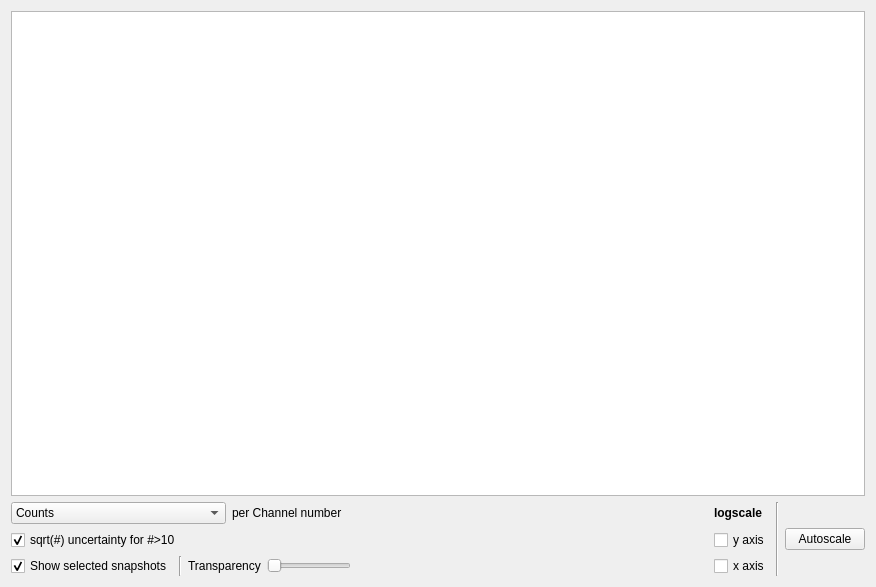
<?xml version="1.0" encoding="UTF-8"?>
<ui version="4.0">
 <class>Form</class>
 <widget class="QWidget" name="Form">
  <property name="geometry">
   <rect>
    <x>0</x>
    <y>0</y>
    <width>876</width>
    <height>587</height>
   </rect>
  </property>
  <property name="windowTitle">
   <string>Form</string>
  </property>
  <layout class="QVBoxLayout" name="verticalLayout">
   <item>
    <widget class="PlotWidget" name="plot">
     <property name="sizePolicy">
      <sizepolicy hsizetype="Expanding" vsizetype="Expanding">
       <horstretch>0</horstretch>
       <verstretch>0</verstretch>
      </sizepolicy>
     </property>
    </widget>
   </item>
   <item>
    <widget class="QWidget" name="widget_11" native="true">
     <property name="sizePolicy">
      <sizepolicy hsizetype="Preferred" vsizetype="Maximum">
       <horstretch>0</horstretch>
       <verstretch>0</verstretch>
      </sizepolicy>
     </property>
     <layout class="QHBoxLayout" name="horizontalLayout_9">
      <property name="leftMargin">
       <number>0</number>
      </property>
      <property name="topMargin">
       <number>0</number>
      </property>
      <property name="rightMargin">
       <number>0</number>
      </property>
      <property name="bottomMargin">
       <number>0</number>
      </property>
      <item>
       <widget class="QWidget" name="widget_5" native="true">
        <property name="sizePolicy">
         <sizepolicy hsizetype="Maximum" vsizetype="Preferred">
          <horstretch>0</horstretch>
          <verstretch>0</verstretch>
         </sizepolicy>
        </property>
        <layout class="QVBoxLayout" name="verticalLayout_3">
         <property name="leftMargin">
          <number>0</number>
         </property>
         <property name="topMargin">
          <number>0</number>
         </property>
         <property name="bottomMargin">
          <number>0</number>
         </property>
         <item>
          <widget class="QWidget" name="widget_4" native="true">
           <layout class="QHBoxLayout" name="horizontalLayout_3">
            <property name="leftMargin">
             <number>0</number>
            </property>
            <property name="topMargin">
             <number>0</number>
            </property>
            <property name="rightMargin">
             <number>0</number>
            </property>
            <property name="bottomMargin">
             <number>0</number>
            </property>
            <item>
             <widget class="QComboBox" name="displaytype">
              <item>
               <property name="text">
                <string>Counts</string>
               </property>
              </item>
              <item>
               <property name="text">
                <string>Rate (counts/device runtime) [cps]</string>
               </property>
              </item>
              <item>
               <property name="text">
                <string>Rate (counts/PC runtime) [cps]</string>
               </property>
              </item>
              <item>
               <property name="text">
                <string>Rate (counts/device livetime) [cps]</string>
               </property>
              </item>
             </widget>
            </item>
            <item>
             <widget class="QLabel" name="label">
              <property name="text">
               <string>per Channel number</string>
              </property>
             </widget>
            </item>
           </layout>
          </widget>
         </item>
         <item>
          <widget class="QCheckBox" name="showuncertainty">
           <property name="text">
            <string>sqrt(#) uncertainty for #&gt;10</string>
           </property>
           <property name="checked">
            <bool>true</bool>
           </property>
          </widget>
         </item>
         <item>
          <widget class="QWidget" name="widget_6" native="true">
           <layout class="QHBoxLayout" name="horizontalLayout_4">
            <property name="leftMargin">
             <number>0</number>
            </property>
            <property name="topMargin">
             <number>0</number>
            </property>
            <property name="rightMargin">
             <number>0</number>
            </property>
            <property name="bottomMargin">
             <number>0</number>
            </property>
            <item>
             <widget class="QCheckBox" name="showselected">
              <property name="text">
               <string>Show selected snapshots</string>
              </property>
              <property name="checked">
               <bool>true</bool>
              </property>
             </widget>
            </item>
            <item>
             <widget class="Line" name="line">
              <property name="orientation">
               <enum>Qt::Vertical</enum>
              </property>
             </widget>
            </item>
            <item>
             <widget class="QLabel" name="label_2">
              <property name="text">
               <string>Transparency</string>
              </property>
             </widget>
            </item>
            <item>
             <widget class="QSlider" name="selectedtransparency">
              <property name="maximum">
               <number>100</number>
              </property>
              <property name="orientation">
               <enum>Qt::Horizontal</enum>
              </property>
             </widget>
            </item>
           </layout>
          </widget>
         </item>
        </layout>
       </widget>
      </item>
      <item>
       <spacer name="horizontalSpacer_3">
        <property name="orientation">
         <enum>Qt::Horizontal</enum>
        </property>
        <property name="sizeHint" stdset="0">
         <size>
          <width>40</width>
          <height>20</height>
         </size>
        </property>
       </spacer>
      </item>
      <item>
       <widget class="QWidget" name="widget_2" native="true">
        <layout class="QVBoxLayout" name="verticalLayout_2">
         <property name="spacing">
          <number>6</number>
         </property>
         <property name="leftMargin">
          <number>0</number>
         </property>
         <property name="topMargin">
          <number>0</number>
         </property>
         <property name="rightMargin">
          <number>0</number>
         </property>
         <property name="bottomMargin">
          <number>0</number>
         </property>
         <item>
          <widget class="QLabel" name="label_5">
           <property name="styleSheet">
            <string notr="true">font-weight:bold;</string>
           </property>
           <property name="text">
            <string>logscale</string>
           </property>
          </widget>
         </item>
         <item>
          <widget class="QCheckBox" name="ylog">
           <property name="text">
            <string>y axis</string>
           </property>
          </widget>
         </item>
         <item>
          <widget class="QCheckBox" name="xlog">
           <property name="text">
            <string>x axis</string>
           </property>
          </widget>
         </item>
        </layout>
       </widget>
      </item>
      <item>
       <widget class="Line" name="line_3">
        <property name="orientation">
         <enum>Qt::Vertical</enum>
        </property>
       </widget>
      </item>
      <item>
       <widget class="QPushButton" name="viewall">
        <property name="text">
         <string>Autoscale</string>
        </property>
       </widget>
      </item>
     </layout>
    </widget>
   </item>
  </layout>
 </widget>
 <customwidgets>
  <customwidget>
   <class>PlotWidget</class>
   <extends>QGraphicsView</extends>
   <header>pyqtgraph</header>
  </customwidget>
 </customwidgets>
 <resources/>
 <connections/>
</ui>
